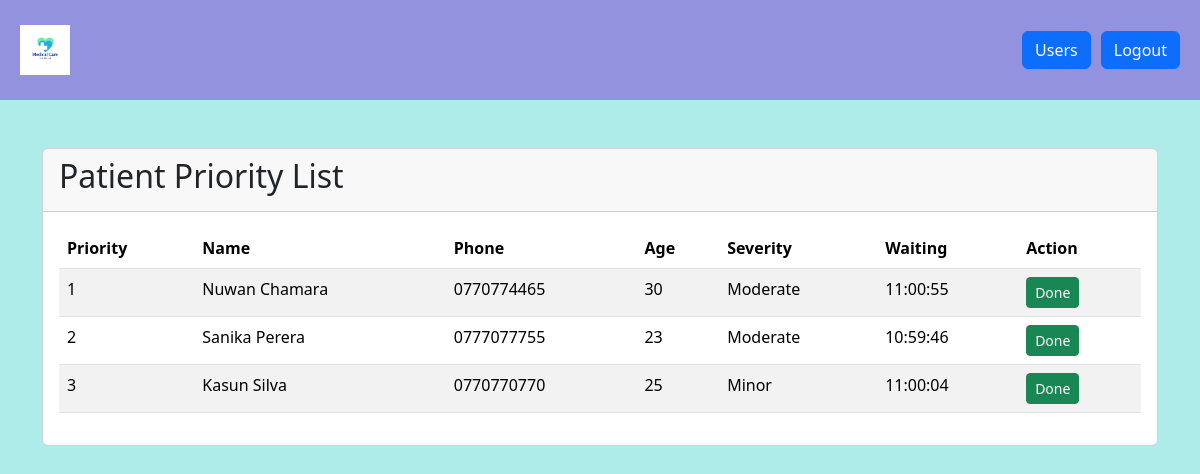
/index.php (signed in), run on the app's committed database.
### tables this page shows
CREATE TABLE `patients` (
  `id` bigint(20) UNSIGNED NOT NULL,
  `user_name` varchar(20) NOT NULL,
  `first_name` varchar(100) NOT NULL,
  `last_name` varchar(100) NOT NULL,
  `age` int(3) NOT NULL,
  `phone` varchar(10) NOT NULL,
  `code` char(3) NOT NULL,
  `severity` tinyint(1) NOT NULL,
  `time_in_queue` timestamp NULL DEFAULT NULL,
  `status` varchar(50) DEFAULT 'waiting'
);

### index.php (the view, shortened to what this page needs)
<?php
include "includes/dbconnect.php";
include "includes/header.php";
?>
<?php
if (isset($_SESSION['patientlogin'])) {
    $stmt = $conn->prepare("SELECT * FROM patients WHERE id = ?");
    $stmt->bind_param("i", $_SESSION['patientid']);
    $stmt->execute();
    $result = $stmt->get_result();
    if ($result->num_rows > 0) {
        $row = $result->fetch_assoc();
        if ($row['severity'] == 1) {
            $severity = "Minor";
        } elseif ($row['severity'] == 2) {
            $severity = "Moderate";
        } else {
            $severity = "Severe";
        }
        $timestamp = $row['time_in_queue'];
        $timestampDateTime = new DateTime($timestamp);
        $currentDateTime = new DateTime();
        $interval = $currentDateTime->diff($timestampDateTime);
        $formattedInterval = $interval->format('%H:%I:%S');
?>
        <div class="card">
            <div class="card-header">
                <h2>Your Appointment Details</h2>
                <a href="edit-patient.php" class="btn btn-sm btn-primary float-end">Edit</a>
            </div>
            <div class="card-body">
                <div class="row mb-3">
                    <div class="col-sm-2">Name</div>
                    <div class="col-sm-6"><?=$row['first_name']." ".$row['last_name']?></div>
                </div>
                <div class="row mb-3">
                    <div class="col-sm-2">Age</div>
                    <div class="col-sm-6"><?=$row['age']?></div>
                </div>
                <div class="row mb-3">
                    <div class="col-sm-2">Phone</div>
                    <div class="col-sm-6"><?=$row['phone']?></div>
                </div>
                <div class="row mb-3">
                    <div class="col-sm-2">Severity</div>
                    <div class="col-sm-6"><?=$severity?></div>
                </div>
                <div class="row mb-3">
                    <div class="col-sm-2">Waiting Time</div>
                    <div class="col-sm-6"><?=$formattedInterval?></div>
                </div>
            </div>
        </div>
<?php
    }
} elseif (isset($_SESSION['userlogin']) || isset($_SESSION['adminlogin'])) {
?>
        <div class="card">
            <div class="card-header">
                <h2>Patient Priority List</h2>
            </div>
            <div class="card-body">
                <table class="table table-striped">
                    <thead>
                        <tr>
                            <th>Priority</th>
                            <th>Name</th>
                            <th>Phone</th>
                            <th>Age</th>
                            <th>Severity</th>
                            <th>Waiting</th>
                            <th>Action</th>
                        </tr>
                    </thead>
                    <tbody>
                        <?php
                        $sql = "SELECT * FROM patients WHERE status = 'waiting' ORDER BY severity DESC, time_in_queue ASC";
                        $result = $conn->query($sql);
                        if ($result->num_rows > 0) {
                            $priority = 1;
                            while ($row = $result->fetch_assoc()) {
                                if ($row['severity'] == 1) {
                                    $severity = "Minor";
                                } elseif ($row['severity'] == 2) {
                                    $severity = "Moderate";
                                } else {
                                    $severity = "Severe";
                                }
                                $timestamp = $row['time_in_queue'];
                                $timestampDateTime = new DateTime($timestamp);
                                $currentDateTime = new DateTime();
                                $interval = $currentDateTime->diff($timestampDateTime);
                                $formattedInterval = $interval->format('%H:%I:%S');
                                echo "<tr>
                                    <td>{$priority}</td>
                                    <td>{$row['first_name']} {$row['last_name']}</td>
                                    <td>{$row['phone']}</td>
                                    <td>{$row['age']}</td>
                                    <td>{$severity}</td>
                                    <td>{$formattedInterval}</td>
                                    <td>
                                        <a href='done-patient.php?patientid={$row['id']}' class='btn btn-sm btn-success'>Done</a>
                                    </td>
                                </tr>";
                                $priority++;
                            }
                        }
                        ?>
                    </tbody>
                </table>
            </div>
        </div>
<?php
}
include "includes/footer.php";
?>

### includes/header.php (shortened to what this page needs)
<!DOCTYPE html>
<html lang="en">
<head>
    <link href="assets/css/bootstrap.min.css" rel="stylesheet">
    <link href="assets/css/styles.css" rel="stylesheet">
</head>
<body>
<?php
include "includes/navbar.php";
?>
    <div class="container mt-5">

### includes/navbar.php (shortened to what this page needs)
<nav class="navbar navbar-expand-lg navbar-light bg-light">
    <a class="navbar-brand" href="index.php">
        <img src="assets/images/logo.png" alt="">
    </a>
    <div class="collapse navbar-collapse" id="navbarNav">
        <ul class="navbar-nav ms-auto">
<?php
if (isset($_SESSION['patientlogin']) || isset($_SESSION['adminlogin']) || isset($_SESSION['userlogin'])) {
    if (isset($_SESSION['adminlogin'])) {
?>
            <li class="nav-item">
                <a class="btn btn-primary" href="list-user.php">Users</a>
            </li>
<?php
    }
?>
            <li class="nav-item">
                <a class="btn btn-primary" href="logout.php">Logout</a>
            </li>
<?php
}
?>
        </ul>
    </div>
</nav>

### includes/footer.php (shortened to what this page needs)
</div>
</body>
</html>

### assets/css/styles.css (style rules this page uses)
.navbar-brand img { width: 50px; }
.navbar { padding: 20px; background-color: rgb(146, 146, 223) !important; }
.nav-item { margin-left: 10px; }
body { background-color: #aeece9; }
.card-header h2 { display: inline-block; }

### data on the page
patients: first_name "Nuwan", last_name "Chamara", phone "0770774465", age "30", severity "Moderate"
patients: first_name "Sanika", last_name "Perera", phone "0777077755", age "23", severity "Moderate"
patients: first_name "Kasun", last_name "Silva", phone "0770770770", age "25", severity "Minor"
